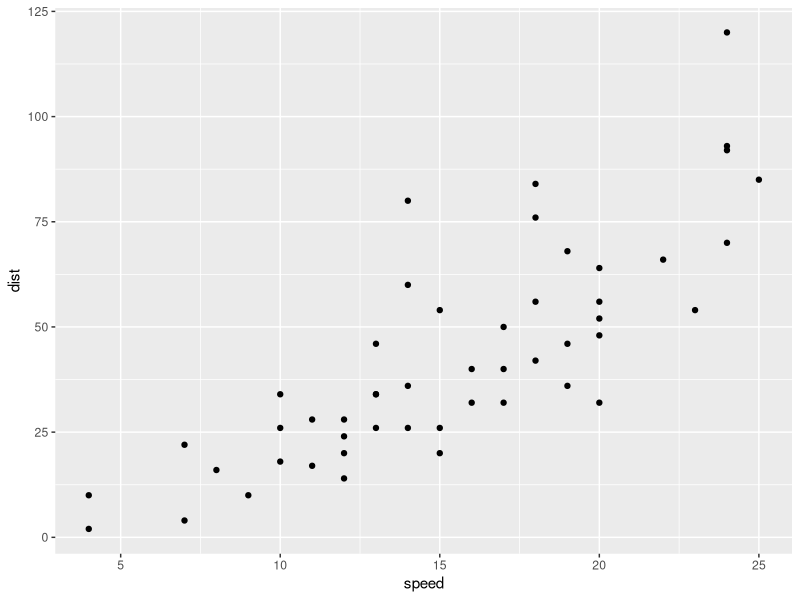
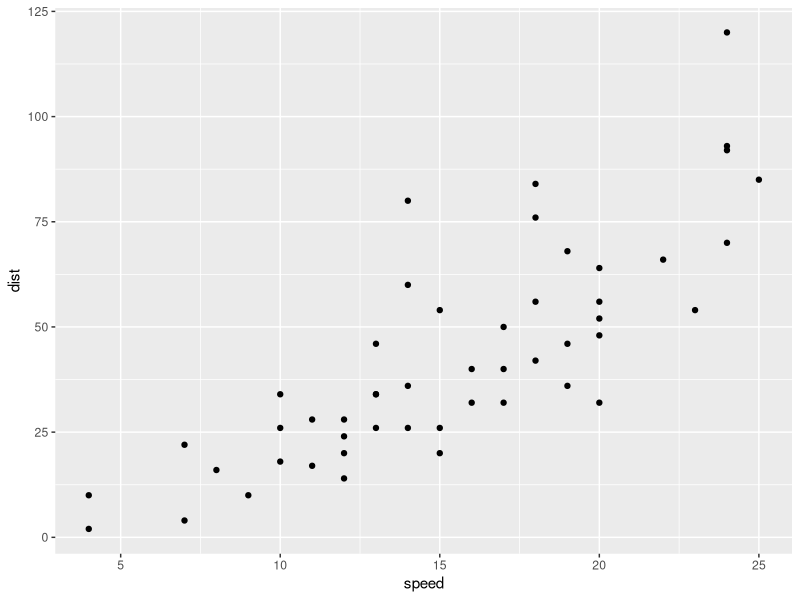
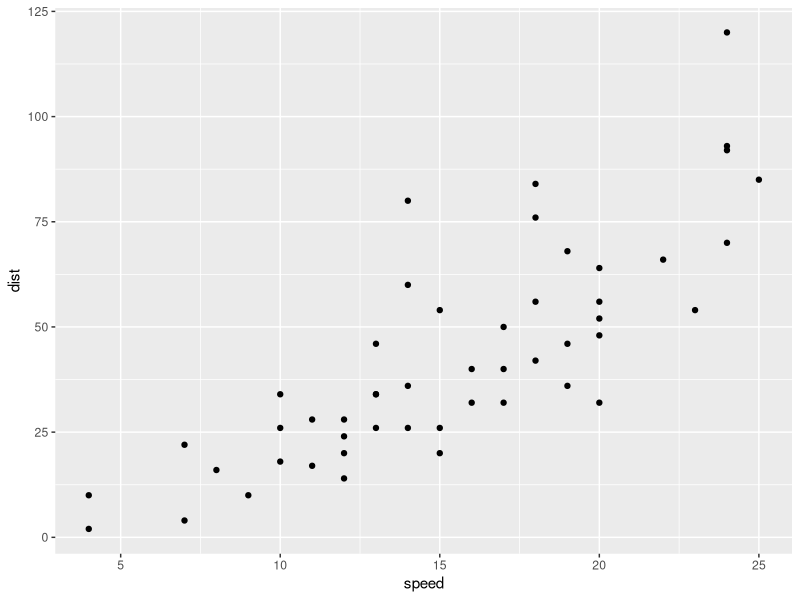

Source code (R) for these figures, in order: (Note: this script raises an error after producing the figures.)
## ---- chunk 1
knitr::opts_chunk$set(echo = TRUE, results = TRUE, 
                      warning = FALSE, message = FALSE)
library(tidyverse)
## ---- chunk 2
  ggplot(cars, aes(speed, dist)) + geom_point()
## ---- chunk 3
  ggplot(cars, aes(speed, dist)) + geom_point()
## ---- chunk 4
  ggplot(cars, aes(speed, dist)) + geom_point()
## ---- chunk 5
    knitr::include_graphics(here::here("data/figuras", "Lynx_pardinus.jpg"))
## ---- chunk 6
  knitr::kable(mtcars[1:5,])
## ---- chunk 7
  knitr::kable(mtcars[1:5,],
               caption = "The first 5 rows of the mtcars data",
               digits = 2)
## ---- chunk 8
      if (TRUE) {
        x <- 1:10
        x + 1
      }
## ---- chunk 9
      y <- seq(1:5)
      x <- sqrt(y)
